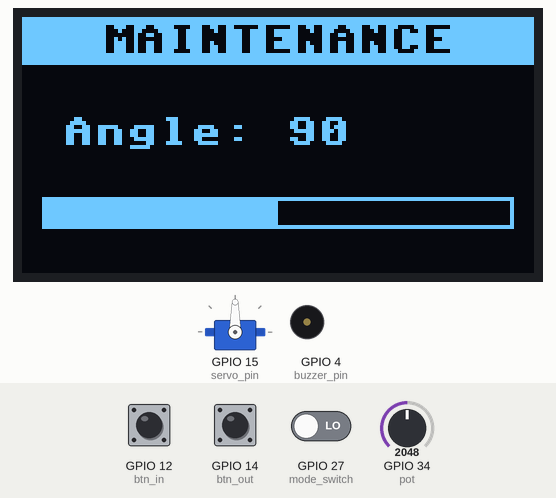
The program below on a simulated ESP32 board running MicroPython. Shown: 128×64 one-colour display, servo, buzzer (waves = sounding). Wiring (from the project's diagram.json): buzzer on GPIO 4, green button on GPIO 12, red button on GPIO 14, servo on GPIO 15, switch on GPIO 27, potentiometer on GPIO 34. The test bench sets the inputs (shaded band); at power-on: GPIO 27 (mode_switch) LOW, GPIO 12 (btn_in) HIGH, GPIO 14 (btn_out) HIGH, GPIO 34 (pot) = 2048 (analog values on the 0–4095 scale). Servo angles are drawn from the pulse width (0.5 ms = 0°, 2.5 ms = 180°); library files of the repository ran but are not shown: ssd1306.py; what the program prints to the serial console is not drawn.

Above: at 1.2 s.
1.3 s: GPIO 27 (mode_switch) driven HIGH
At 2.4 s:
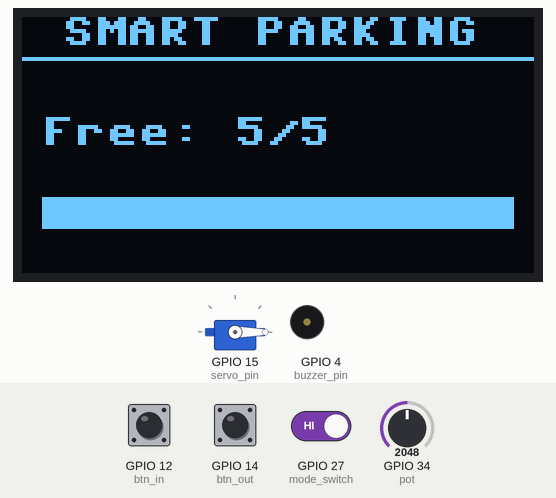
2.8 s: GPIO 12 (btn_in) pulled LOW for 0.15 s
At 3.8 s:
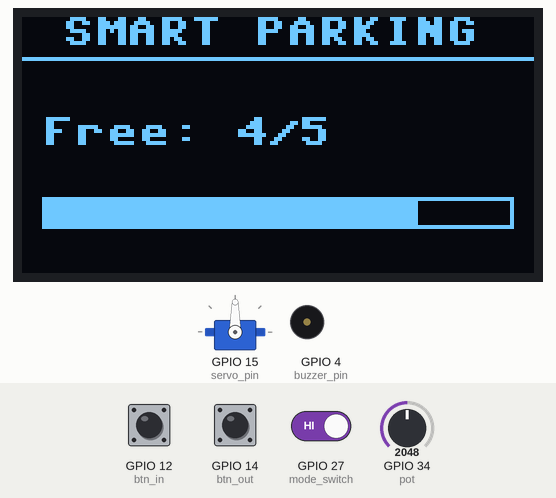
5.9 s: GPIO 12 (btn_in) pulled LOW for 1 s
At 7.3 s:
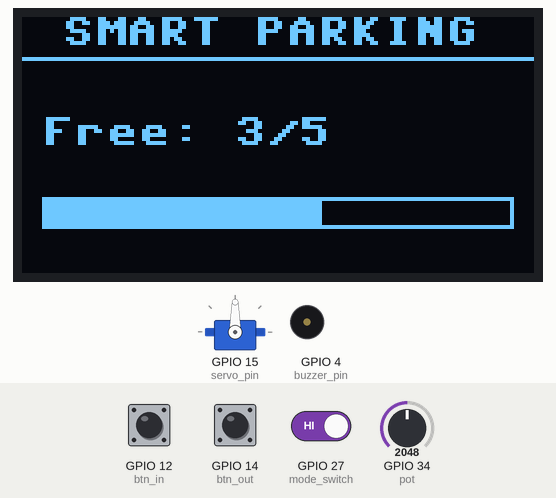
9.1 s: GPIO 14 (btn_out) pulled LOW for 0.15 s
At 10.1 s:
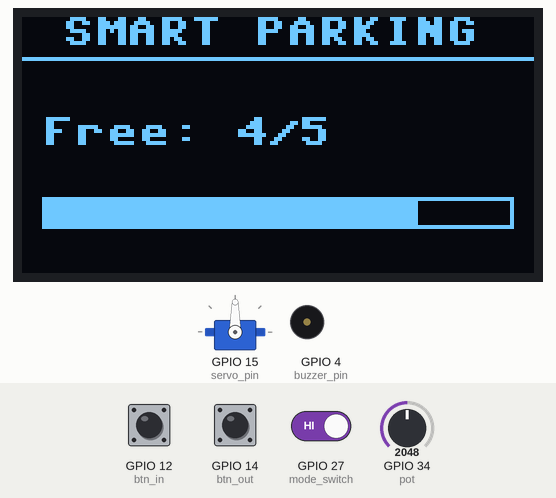
10.7 s: GPIO 12 (btn_in) pulled LOW for 3.2 s
At 11.6 s:
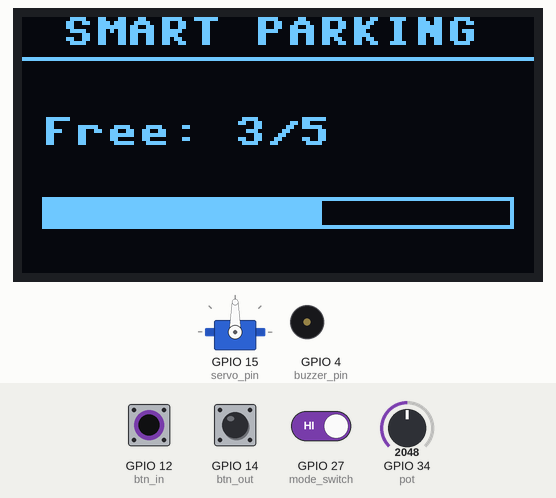
15.4 s: GPIO 14 (btn_out) pulled LOW for 1 s
At 18.4 s:
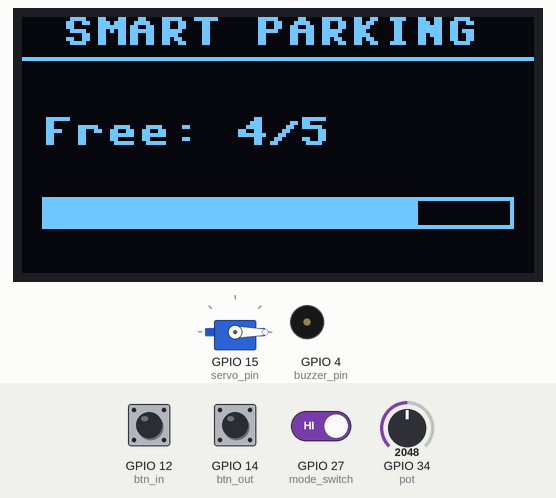
Timing chart, 0 to 19.6 s (numbered marks = the images above; inputs shaded):
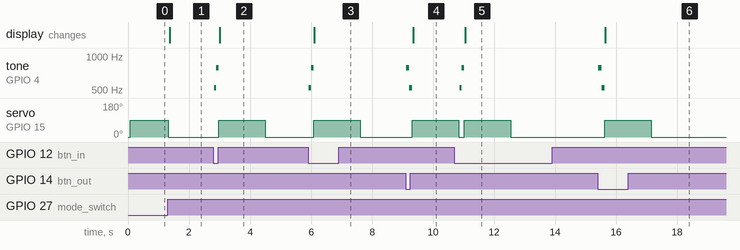

The program:

main.py
```python
import machine
import time
import ssd1306
from machine import Pin, PWM, ADC, SoftI2C

print("--- 智能停车系统 V5.1 (UI修复版) ---")

# =========================================
# 1. 硬件初始化
# =========================================
i2c = SoftI2C(scl=Pin(22), sda=Pin(21), freq=400000)
oled = None
try:
    oled = ssd1306.SSD1306_I2C(128, 64, i2c)
    oled.fill(0)
    oled.text("SYSTEM READY", 20, 25)
    oled.show()
except Exception as e:
    print("屏幕错误:", e)

servo_pin = PWM(Pin(15), freq=50)
buzzer_pin = PWM(Pin(4))
buzzer_pin.duty_u16(0)

# 按钮
btn_in = Pin(12, Pin.IN, Pin.PULL_UP)
btn_out = Pin(14, Pin.IN, Pin.PULL_UP)
mode_switch = Pin(27, Pin.IN, Pin.PULL_UP)
pot = ADC(Pin(34))
pot.atten(ADC.ATTN_11DB)

# =========================================
# 2. 全局变量
# =========================================
TOTAL_SPOTS = 5
current_free = 5
need_reset = False

# =========================================
# 3. 功能函数
# =========================================

def gate_control(angle):
    duty = int(1638 + (angle / 180) * (8192 - 1638))
    servo_pin.duty_u16(duty)

def play_music(type):
    if type == 1:
        for f in [523, 784]:
            buzzer_pin.freq(f); buzzer_pin.duty_u16(30000); time.sleep_ms(80)
        buzzer_pin.duty_u16(0)
    elif type == 2:
        for f in [784, 523]:
            buzzer_pin.freq(f); buzzer_pin.duty_u16(30000); time.sleep_ms(100)
        buzzer_pin.duty_u16(0)
    elif type == 3:
        for _ in range(3):
            buzzer_pin.freq(2000); buzzer_pin.duty_u16(30000); time.sleep_ms(50)
            buzzer_pin.duty_u16(0); time.sleep_ms(50)

def update_screen(free, total, mode, angle=0):
    if not oled: return
    oled.fill(0)

    if mode == "AUTO":
        oled.text("SMART PARKING", 10, 0)
        oled.hline(0, 10, 128, 1)

        # 显示文字：Free (空闲)
        oled.text("Free: " + str(free) + "/" + str(total), 5, 25)

        # --- [关键修复] 进度条逻辑 ---
        # 外框宽度是 118 (从x=5开始，到x=123结束)
        oled.rect(5, 45, 118, 8, 1) # 画外框

        if total > 0:
            # 修复点：乘以 118 而不是 100，保证能填满整个框
            w = int((free / total) * 118)
            oled.fill_rect(5, 45, w, 8, 1) # 画填充

        if free == 0:
            oled.fill_rect(90, 20, 38, 15, 1)
            oled.text("FULL", 92, 24, 0)

    else:
        # 维护模式界面
        oled.fill_rect(0, 0, 128, 12, 1)
        oled.text("MAINTENANCE", 20, 2, 0)
        oled.text("Angle: " + str(angle), 10, 25)

        oled.rect(5, 45, 118, 8, 1)
        # 这里也同步修复，让维护模式的角度条也能填满
        w = int((angle / 180) * 118)
        oled.fill_rect(5, 45, w, 8, 1)

    oled.show()

# =========================================
# 4. 主循环
# =========================================
gate_control(0)
update_screen(current_free, TOTAL_SPOTS, "AUTO")
print("系统运行中...")

while True:
    # A. 维护模式
    if mode_switch.value() == 0:
        need_reset = True
        val = pot.read()
        angle = int((val / 4095) * 180)
        gate_control(angle)
        update_screen(0, 0, "MANUAL", angle)
        time.sleep(0.1)
        continue

    # B. 自动模式
    if need_reset:
        gate_control(0)
        update_screen(current_free, TOTAL_SPOTS, "AUTO")
        need_reset = False

    # 1. 进场
    if btn_in.value() == 0:
        time.sleep_ms(20)
        if btn_in.value() == 0:
            if current_free > 0:
                print(">>> 进场")
                play_music(1)
                gate_control(90)
                current_free -= 1
                update_screen(current_free, TOTAL_SPOTS, "AUTO")
                time.sleep(1.5)
                gate_control(0)
            else:
                print("!!! 满位")
                play_music(3)
                time.sleep(0.2)
            while btn_in.value() == 0: pass

    # 2. 出场
    elif btn_out.value() == 0:
        time.sleep_ms(20)
        if btn_out.value() == 0:
            if current_free < TOTAL_SPOTS:
                print("<<< 出场")
                play_music(2)
                gate_control(90)
                current_free += 1
                update_screen(current_free, TOTAL_SPOTS, "AUTO")
                time.sleep(1.5)
                gate_control(0)
            while btn_out.value() == 0: pass
```

Measured:
- after the input at 1.3 s, servo on GPIO 15 (servo_pin): 90° → 0° at once; the display: changes after 0.07 s (image 1)
- after the input at 2.8 s, tone on GPIO 4 (buzzer_pin): silent → 523 Hz at once, → 784 Hz 0.08 s later, → silent 0.08 s later; servo on GPIO 15 (servo_pin): 0° → 90° after 0.18 s, → 0° 1.5 s later; the display: changes after 0.20 s (image 2)
- after the input at 5.9 s, tone on GPIO 4 (buzzer_pin): silent → 523 Hz at once, → 784 Hz 0.08 s later, → silent 0.08 s later; servo on GPIO 15 (servo_pin): 0° → 90° after 0.18 s, → 0° 1.5 s later; the display: changes after 0.20 s (image 3)
- after the input at 9.1 s, tone on GPIO 4 (buzzer_pin): silent → 784 Hz at once, → 523 Hz 0.10 s later, → silent 0.10 s later; servo on GPIO 15 (servo_pin): 0° → 90° after 0.22 s; the display: changes after 0.24 s (image 4)
- after the input at 10.7 s, tone on GPIO 4 (buzzer_pin): silent → 523 Hz after 0.17 s, → 784 Hz 0.08 s later, → silent 0.08 s later; the display: changes after 0.35 s (image 5)
- after the input at 15.4 s, tone on GPIO 4 (buzzer_pin): silent → 784 Hz at once, → 523 Hz 0.10 s later, → silent 0.10 s later; servo on GPIO 15 (servo_pin): 0° → 90° after 0.22 s, → 0° 1.5 s later; the display: changes after 0.24 s (image 6)
